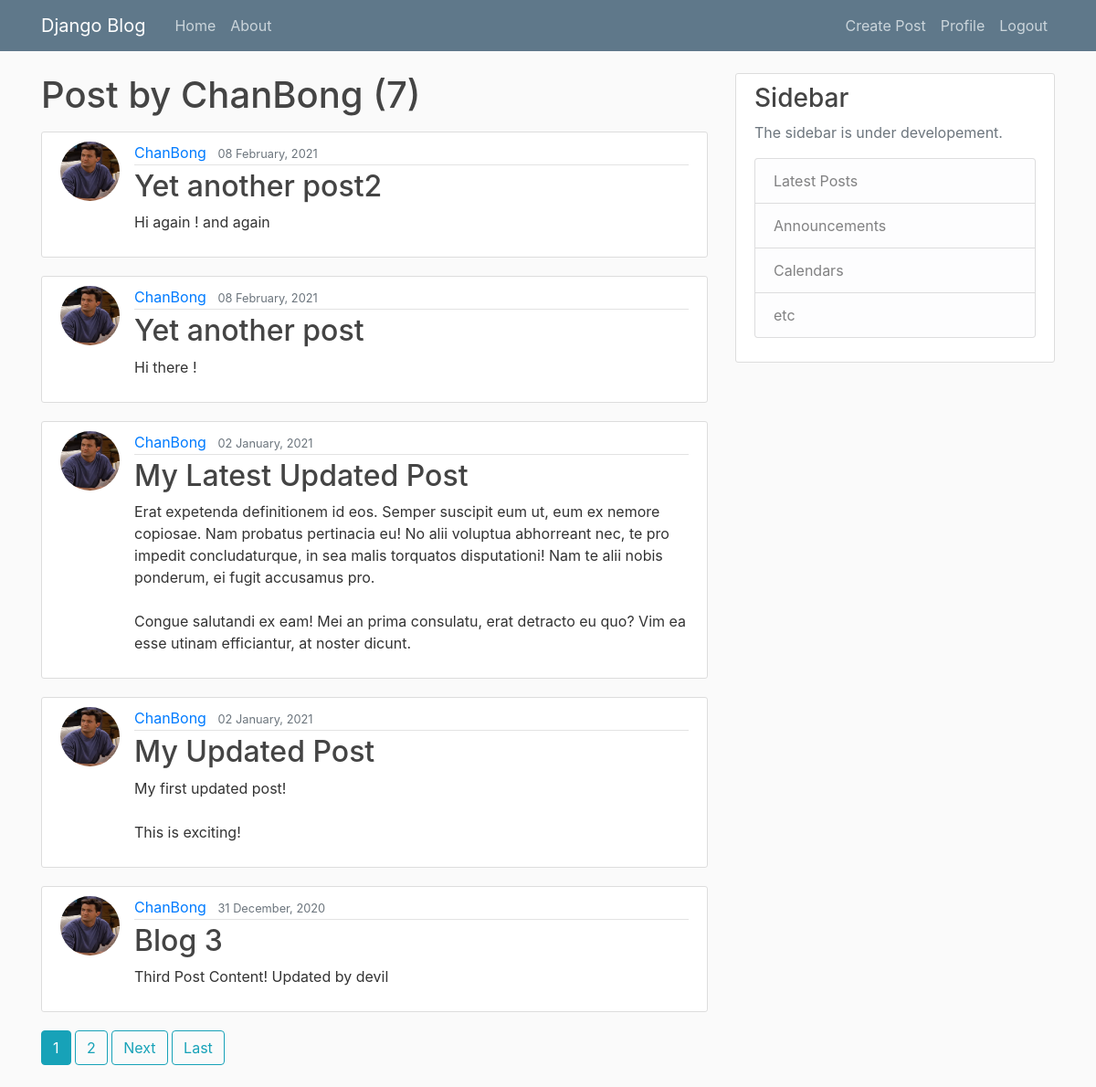
Screenshot of /user/ChanBong (signed in) with the database file from the repository.
### blog/models.py (models this page shows, shortened)
class Post(models.Model):
    title = models.CharField(max_length=100)
    content = models.TextField()
    date_posted = models.DateTimeField(default=timezone.now)
    author = models.ForeignKey(User, on_delete=models.CASCADE)

### users/models.py (models this page shows, shortened)
class Profile(models.Model):
    user = models.OneToOneField(User, on_delete=models.CASCADE)
    image = models.ImageField(default='default.jpg', upload_to='profile_pics')

### blog/views.py (the view)
# urls.py: path('user/<str:username>', UserPostView.as_view(), name='user-posts'),
class UserPostView(ListView):
    model = Post
    template_name = 'blog/user_post.html'
    context_object_name = 'posts'
    paginate_by = 5
    def get_queryset(self):
        user = get_object_or_404(User, username=self.kwargs.get('username'))
        return Post.objects.filter(author=user).order_by('-date_posted')

### blog/templates/blog/user_post.html (shortened to what this page needs)
{% extends "blog/base.html" %}
{% block content %}
    <h1 class="mb-3">Post by {{ view.kwargs.username }} ({{ page_obj.paginator.count }})</h1>
    {% for post in posts %}
        <article class="media content-section">
          <img class="rounded-circle article-img" src="{{ post.author.profile.image.url }}">
          <div class="media-body">
            <div class="article-metadata">
              <a class="mr-2" href="{% url 'user-posts' post.author.username %}">{{ post.author }}</a>
              <small class="text-muted">{{ post.date_posted|date:"d F, Y" }}</small>
            </div>
            <h2><a class="article-title" href="{% url 'post-detail' post.id %}">{{ post.title }}</a></h2>
            <p class="article-content">{{ post.content }}</p>
          </div>
        </article>
    {% endfor %}
    {% if is_paginated %}
      {% for num in page_obj.paginator.page_range %}
        {% if page_obj.number == num %}
          <a class="btn btn-info mb-4" href="?page={{ num }}">{{ num }}</a>
        {% elif num > page_obj.number|add:'-3' and num < page_obj.number|add:'3' %}
          <a class="btn btn-outline-info mb-4" href="?page={{ num }}">{{ num }}</a>
        {% endif %}
      {% endfor %}
      {% if page_obj.has_next %}
        <a class="btn btn-outline-info mb-4" href="?page={{ page_obj.next_page_number }}">Next</a>
        <a class="btn btn-outline-info mb-4" href="?page={{ page_obj.paginator.num_pages }}">Last</a>
      {% endif %}
    {% endif %}
{% endblock content %}

### blog/static/blog/main.css (style rules this page uses)
body { background: #fafafa; color: #333333; margin-top: 5rem; }
h1, h2, h3, h4, h5, h6 { color: #444444; }
.content-section { background: #ffffff; padding: 10px 20px; border: 1px solid #dddddd; border-radius: 3px; margin-bottom: 20px; }
.article-title { color: #444444; }
.article-content { white-space: pre-line; }
.article-img { height: 65px; width: 65px; margin-right: 16px; }
.article-metadata { padding-bottom: 1px; margin-bottom: 4px; border-bottom: 1px solid #e3e3e3 }

### rows the page displays
Post: author.profile.image (picture), author "ChanBong", date_posted "08 February, 2021", title "Yet another post2", content "Hi again ! and again"
Post: author.profile.image (picture), author "ChanBong", date_posted "08 February, 2021", title "Yet another post", content "Hi there !"
Post: author.profile.image (picture), author "ChanBong", date_posted "02 January, 2021", title "My Latest Updated Post", content "Erat expetenda definitionem id eos. Semper suscipit eum ut, eum ex nemore copiosae. Nam probatus pertinacia eu! No alii voluptua abhorreant nec, te pro impedit concludaturque, in sea malis torquatos disputationi! Nam te alii nobis ponderum, ei fugit accusamus pro. Congue salutandi ex eam! Mei an prima consulatu, erat detracto eu quo? Vim ea esse utinam efficiantur, at noster dicunt."
Post: author.profile.image (picture), author "ChanBong", date_posted "02 January, 2021", title "My Updated Post", content "My first updated post! This is exciting!"
Post: author.profile.image (picture), author "ChanBong", date_posted "31 December, 2020", title "Blog 3", content "Third Post Content! Updated by devil"

### other values shown
{{ view.kwargs.username }} "ChanBong"
{{ page_obj.paginator.count }} "7"
{{ num }} "1"
{{ num }} "2"
